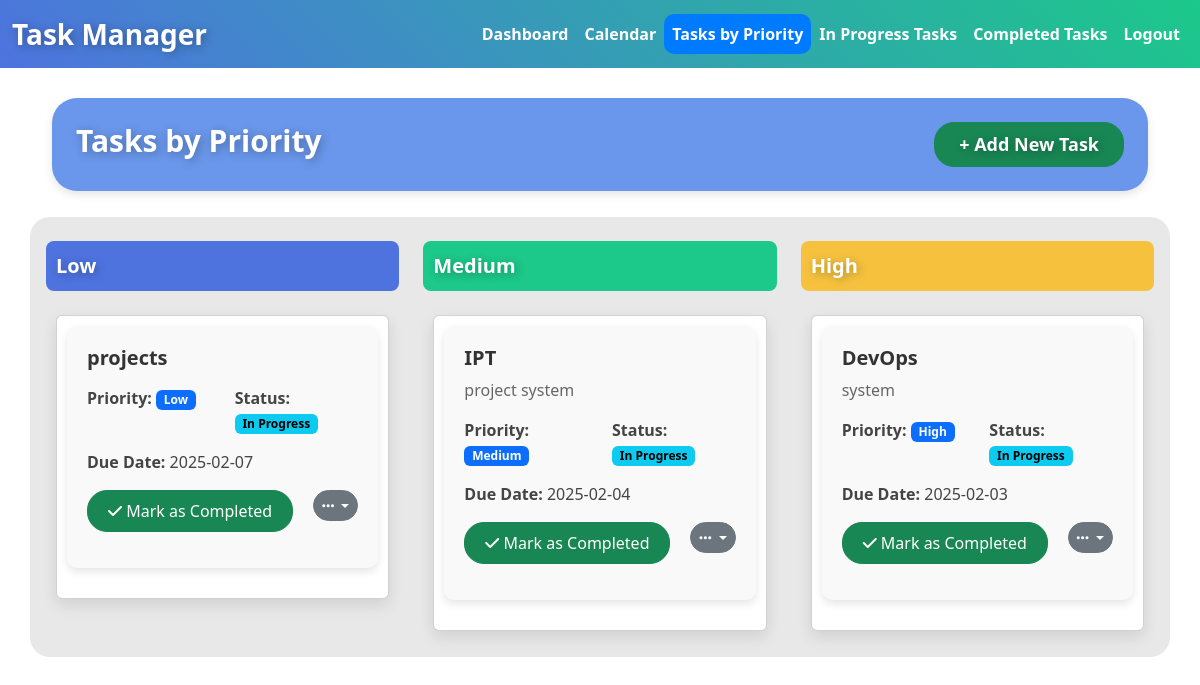
/pages/tasks_by_priority.php (signed in), run on the app's committed database.
### tables this page shows
CREATE TABLE `tasks` (
  `id` int(11) NOT NULL,
  `user_id` int(11) NOT NULL,
  `title` varchar(255) NOT NULL,
  `description` text DEFAULT NULL,
  `priority` enum('Low','Medium','High') NOT NULL,
  `due_date` date NOT NULL,
  `status` enum('In Progress','Completed') DEFAULT 'In Progress',
  `created_at` timestamp NOT NULL DEFAULT current_timestamp()
);

### pages/tasks_by_priority.php (the view, shortened to what this page needs)
<?php
include '../includes/db.php';
$user_id = $_SESSION['user_id'];
$high_query = "SELECT * FROM tasks WHERE user_id = '$user_id' AND status = 'In Progress' AND priority = 'High'";
$high_result = mysqli_query($conn, $high_query);
$medium_query = "SELECT * FROM tasks WHERE user_id = '$user_id' AND status = 'In Progress' AND priority = 'Medium'";
$medium_result = mysqli_query($conn, $medium_query);
$low_query = "SELECT * FROM tasks WHERE user_id = '$user_id' AND status = 'In Progress' AND priority = 'Low'";
$low_result = mysqli_query($conn, $low_query);
?>
<!DOCTYPE html>
<html lang="en">
<head>
    <link href="../assets/style.css" rel="stylesheet">
    <link href="https://cdn.jsdelivr.net/npm/bootstrap@5.3.3/dist/css/bootstrap.min.css" rel="stylesheet">
    <link href="https://cdnjs.cloudflare.com/ajax/libs/font-awesome/5.15.4/css/all.min.css" rel="stylesheet">
</head>
<body>
<nav class="navbar navbar-expand-lg navbar-dark">
        <div class="container-fluid">
            <a class="navbar-brand" href="#"  style="color: white; font-size: 28px; font-weight: bold; text-shadow: 2px 2px 10px rgba(0,0,0,0.3);" >Task Manager</a>
            <div class="collapse navbar-collapse" id="navbarNav">
                <ul class="navbar-nav ms-auto">
                <li class="nav-item">
                        <a class="nav-link" href="dashboard.php">Dashboard</a>
                    </li>
                    <li class="nav-item">
                        <a class="nav-link" href="calendar.php">Calendar</a>
                    </li>
                     <li class="nav-item">
                        <a class="nav-link active" href="tasks_by_priority.php">Tasks by Priority</a>
                    </li>
                     <li class="nav-item">
                        <a class="nav-link " href="all_tasks.php">In Progress Tasks</a>
                    </li>
                    <li class="nav-item">
                        <a class="nav-link" href="completed_tasks.php">Completed Tasks</a>
                    </li>
                    <li class="nav-item">
                        <a class="nav-link" href="#" onclick="return confirmLogout();">Logout</a>
                    </li>
                </ul>
            </div>
        </div>
    </nav>
    <div class="container">
        <div class="row">
            <div class="col-md-12">
                <div class="task-card p-4" style="background-color:rgb(106, 151, 235); border-radius: 25px; box-shadow: 0 4px 8px rgba(0, 0, 0, 0.1);">
                    <div class="d-flex justify-content-between align-items-center">
                        <h2 style="font-size: 2rem; color: #fff; font-size: 30px; font-weight: bold; text-shadow: 2px 2px 10px rgba(0,0,0,0.3);"">Tasks by Priority</h2>
                        <button type="button" class="btn btn-success px-4 py-2" style="border-radius: 20px; font-size: 1rem; transition: background-color 0.3s;  font-size: 18px; font-weight: bold; text-shadow: 2px 2px 10px rgba(0,0,0,0.3);"
                        data-bs-toggle="modal" data-bs-target="#addTaskModal">
                            + Add New Task
                        </button>
                    </div>
                </div>
            </div>
        </div>
    </div>
    <div class="container mt-3 p-3" style="background-color:#E8E8E8; border-radius: 20px;">
        <div class="row">
            <div class="col-md-4">
                <div class="section-title new-tasks mb-4 mt-2">Low</div>
                <div class="card-columns">
                    <?php if ($low_result->num_rows > 0): ?>
                        <?php while ($task = $low_result->fetch_assoc()): ?>
                            <div class="card task-card">
                                <div class="card-body" style="background-color: #f9f9f9; border-radius: 10px; padding: 20px; box-shadow: 0 4px 8px rgba(0, 0, 0, 0.1);">
                                    <h5 class="card-title" style="font-size: 1.25rem; color: #333; font-weight: bold;"><?= htmlspecialchars($task['title']) ?></h5>
                                    <div class="row">
                                        <div class="col-6">
                                            <p style="font-weight: 500; color: #444;">
                                                <strong>Priority:</strong>
                                                <span class="badge text-bg-primary"><?= htmlspecialchars($task['priority']) ?></span>
                                            </p>
                                        </div>
                                        <div class="col-6">
                                             <p style="font-weight: 500; color: #444;">
                                             <strong>Status:</strong>
                                                <span class="badge text-bg-info"><?= htmlspecialchars($task['status']) ?></span>
                                            </p>
                                        </div>
                                    </div>
                                         <p style="font-weight: 400; color: #444;">
                                                <strong>Due Date:</strong> <?= htmlspecialchars($task['due_date']) ?>
                                        </p>
                                    <?php if ($task['status'] != 'Completed'): ?>
                                        <a href="../config/mark_completed.php?id=<?= $task['id'] ?>" onclick="return confirm('Are you sure you have completed this task?');" class="btn btn-success btn-sm mb-3" style="border-radius: 20px; font-size: 1rem; padding: 8px 20px;">
                                            <i class="fas fa-check"></i> Mark as Completed
                                        </a>
                                    <?php endif; ?>
                                    <div class="dropdown float-end">
                                        <button class="btn btn-secondary btn-sm dropdown-toggle" type="button" data-bs-toggle="dropdown" aria-expanded="false" style="border-radius: 20px;">
                                            <i class="fas fa-ellipsis-h"></i>
                                        </button>
                                    </div>
                                </div>
                            </div>
                        <?php endwhile; ?>
                    <?php else: ?>
                        <p>No tasks added today.</p>
                    <?php endif; ?>
                </div>
            </div>
            <div class="col-md-4">
                <div class="section-title in-progress mb-4 mt-2">Medium</div>
                <div class="card-columns">
                    <?php if ($medium_result->num_rows > 0): ?>
                        <?php while ($task = $medium_result->fetch_assoc()): ?>
                            <div class="card task-card">
                            <div class="card-body" style="background-color: #f9f9f9; border-radius: 10px; padding: 20px; box-shadow: 0 4px 8px rgba(0, 0, 0, 0.1);">
                                    <h5 class="card-title" style="font-size: 1.25rem; color: #333; font-weight: bold;"><?= htmlspecialchars($task['title']) ?></h5>
                                    <p class="card-text" style="font-size: 1rem; color: #666; line-height: 1.5;"><?= htmlspecialchars($task['description']) ?></p>
                                    <div class="row">
                                        <div class="col-6">
                                            <p style="font-weight: 500; color: #444;">
                                                <strong>Priority:</strong>
                                                <span class="badge text-bg-primary"><?= htmlspecialchars($task['priority']) ?></span>
                                            </p>
                                        </div>
                                        <div class="col-6">
                                             <p style="font-weight: 500; color: #444;">
                                             <strong>Status:</strong>
                                                <span class="badge text-bg-info"><?= htmlspecialchars($task['status']) ?></span>
                                            </p>
                                        </div>
                                    </div>
                                         <p style="font-weight: 500; color: #444;">
                                                <strong>Due Date:</strong> <?= htmlspecialchars($task['due_date']) ?>
                                            </p>
                                    <?php if ($task['status'] != 'Completed'): ?>
                                        <a href="../config/mark_completed.php?id=<?= $task['id'] ?>" onclick="return confirm('Are you sure you have completed this task?');" class="btn btn-success btn-sm mb-3" style="border-radius: 20px; font-size: 1rem; padding: 8px 20px;">
                                            <i class="fas fa-check"></i> Mark as Completed
                                        </a>
                                    <?php endif; ?>
                                    <div class="dropdown float-end">
                                        <button class="btn btn-secondary btn-sm dropdown-toggle" type="button" data-bs-toggle="dropdown" aria-expanded="false" style="border-radius: 20px;">
                                            <i class="fas fa-ellipsis-h"></i>
                                        </button>
                                    </div>
                                </div>
                            </div>
                        <?php endwhile; ?>
                    <?php else: ?>
                        <p>No tasks in progress.</p>
                    <?php endif; ?>
                </div>
            </div>
            <div class="col-md-4">
                <div class="section-title due-soon mb-4 mt-2" >High</div>
                <div class="card-columns">
                    <?php if ($high_result->num_rows > 0): ?>
                        <?php while ($task = $high_result->fetch_assoc()): ?>
                            <div class="card task-card">
                            <div class="card-body" style="background-color: #f9f9f9; border-radius: 10px; padding: 20px; box-shadow: 0 4px 8px rgba(0, 0, 0, 0.1);">
                                    <h5 class="card-title" style="font-size: 1.25rem; color: #333; font-weight: bold;"><?= htmlspecialchars($task['title']) ?></h5>
                                    <p class="card-text" style="font-size: 1rem; color: #666; line-height: 1.5;"><?= htmlspecialchars($task['description']) ?></p>
                                    <div class="row">
                                        <div class="col-6">
                                            <p style="font-weight: 500; color: #444;">
                                                <strong>Priority:</strong>
                                                <span class="badge text-bg-primary"><?= htmlspecialchars($task['priority']) ?></span>
                                            </p>
                                        </div>
                                        <div class="col-6">
                                             <p style="font-weight: 500; color: #444;">
                                             <strong>Status:</strong>
                                                <span class="badge text-bg-info"><?= htmlspecialchars($task['status']) ?></span>
                                            </p>
                                        </div>
                                    </div>
                                         <p style="font-weight: 500; color: #444;">
                                                <strong>Due Date:</strong> <?= htmlspecialchars($task['due_date']) ?>
                                            </p>
                                    <?php if ($task['status'] != 'Completed'): ?>
                                        <a href="../config/mark_completed.php?id=<?= $task['id'] ?>" onclick="return confirm('Are you sure you have completed this task?');" class="btn btn-success btn-sm mb-3" style="border-radius: 20px; font-size: 1rem; padding: 8px 20px;">
                                            <i class="fas fa-check"></i> Mark as Completed
                                        </a>
                                    <?php endif; ?>
                                    <div class="dropdown float-end">
                                        <button class="btn btn-secondary btn-sm dropdown-toggle" type="button" data-bs-toggle="dropdown" aria-expanded="false" style="border-radius: 20px;">
                                            <i class="fas fa-ellipsis-h"></i>
                                        </button>
                                    </div>
                                </div>
                            </div>
                        <?php endwhile; ?>
                    <?php else: ?>
                        <p>No tasks nearing the due date.</p>
                    <?php endif; ?>
                </div>
            </div>
        </div>
    </div>
</body>
</html>

### assets/style.css (style rules this page uses)
body { background-color: #f4f6f9; }
.navbar { background: linear-gradient(45deg, #4e73df, #1cc88a); }
.navbar-brand { color: white !important; font-size: 1.5rem; }
.navbar-nav .nav-link { color: white !important; font-size: 1rem; font-weight: bold; }
.container { padding-top: 20px; }
.section-title { color: #fff; padding: 10px; border-radius: 8px; font-size: 20px; font-weight: bold; text-shadow: 2px 2px 10px rgba(0,0,0,0.3); }
.new-tasks { background-color: #4e73df; }
.in-progress { background-color: #1cc88a; }
.due-soon { background-color: #f6c23e; }
.card-body { background-color: #ffffff; border-radius: 8px; box-shadow: 0px 4px 8px rgba(0, 0, 0, 0.1); margin-bottom: 20px; }
.card-title { font-weight: bold; color: #333; }
.btn-success, .btn-secondary { transition: all 0.3s; }
.dropdown-toggle::after { content: none; }
.task-card { border-radius: 10px; background-color: #f7f7f7; padding: 10px; margin: 10px; box-shadow: 0px 6px 15px rgba(0, 0, 0, 0.1); }
.btn-secondary { background-color: #6c757d; border: none; transition: 0.3s; }
.navbar-nav .nav-item .nav-link.active { color: #ffffff; background-color: #007bff; border-radius: 10px; }

### data on the page
tasks: title "projects", priority "Low", status "In Progress", due_date "2025-02-07"
tasks: title "IPT", description "project system", priority "Medium", status "In Progress", due_date "2025-02-04"
tasks: title "DevOps", description "system", priority "High", status "In Progress", due_date "2025-02-03"
